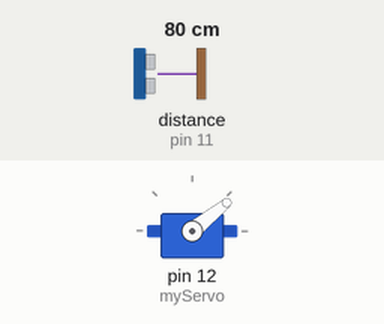
Simulated run of this sketch. Board: Arduino Uno, built with avr-gcc and run on an emulated ATmega328P. On the bench: servo. Wiring (inferred from the names in the program): ultrasonic range finder: trigger pin 10; echo pin 11. The test bench sets the inputs (shaded band); at power-on: distance to the obstacle (sensor on pin 11) 80 cm. The echo pulse lasts 58.3 µs per cm; what the sketch prints to the serial monitor is not drawn.

Above: at 1.28 s.
1.3 s: distance to the obstacle (sensor on pin 11) set to 2 cm
At 1.9 s:
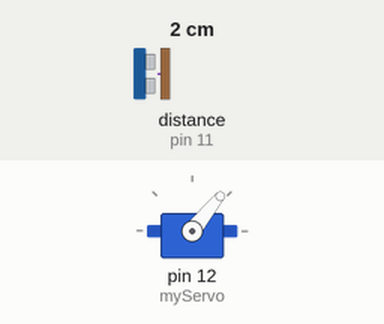
4.3 s: distance to the obstacle (sensor on pin 11) set to 18 cm
At 4.45 s:
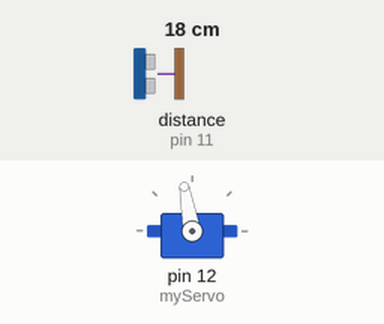
Timing chart, 0 to 16.3 s (numbered marks = the images above; inputs shaded):
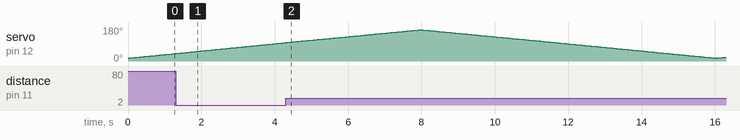

The sketch:

radar.ino
```cpp
#include <Servo.h>

const int trigPin = 10;
const int echoPin = 11;
long duration;
int distance;

Servo myServo;

void setup() {
  pinMode(trigPin, OUTPUT);
  pinMode(echoPin, INPUT);
  Serial.begin(9600);
  myServo.attach(12);
}

void loop() {
  for(int i=15; i<=165; i++){
    myServo.write(i);
    delay(30);
    distance = calculateDistance();

    // Ուղարկում ենք տվյալները հատուկ ձևաչափով Serial Plotter-ի համար
    Serial.print("Անկյուն:");
    Serial.print(i);
    Serial.print(",");
    Serial.print("Հեռավորություն:");
    Serial.println(distance);
  }
  for(int i=165; i>15; i--){
    myServo.write(i);
    delay(30);
    distance = calculateDistance();

    Serial.print("Անկյուն:");
    Serial.print(i);
    Serial.print(",");
    Serial.print("Հեռավորություն:");
    Serial.println(distance);
  }
}

int calculateDistance(){
  digitalWrite(trigPin, LOW);
  delayMicroseconds(2);
  digitalWrite(trigPin, HIGH);
  delayMicroseconds(10);
  digitalWrite(trigPin, LOW);
  duration = pulseIn(echoPin, HIGH);
  distance = duration * 0.034 / 2;
  if(distance > 80 || distance <= 0) distance = 80; // Սահմանափակում ենք էկրանի համար
  return distance;
}
```
